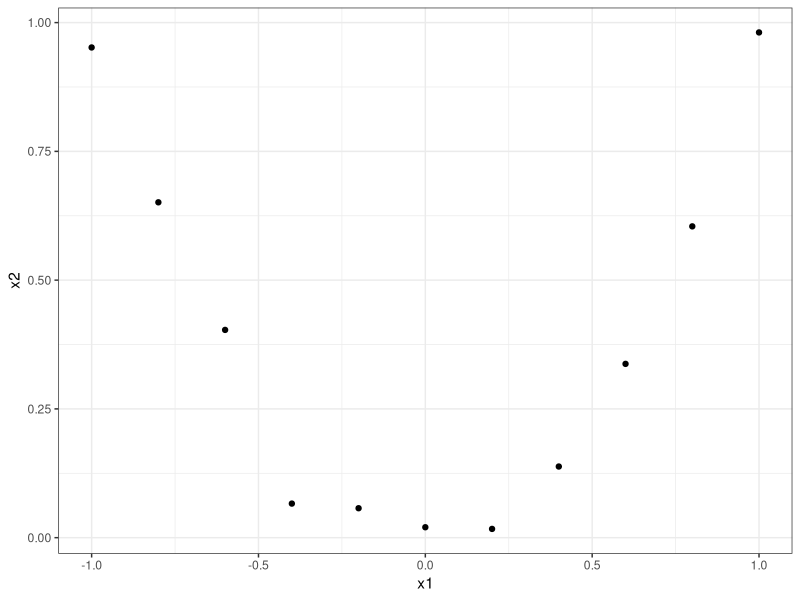
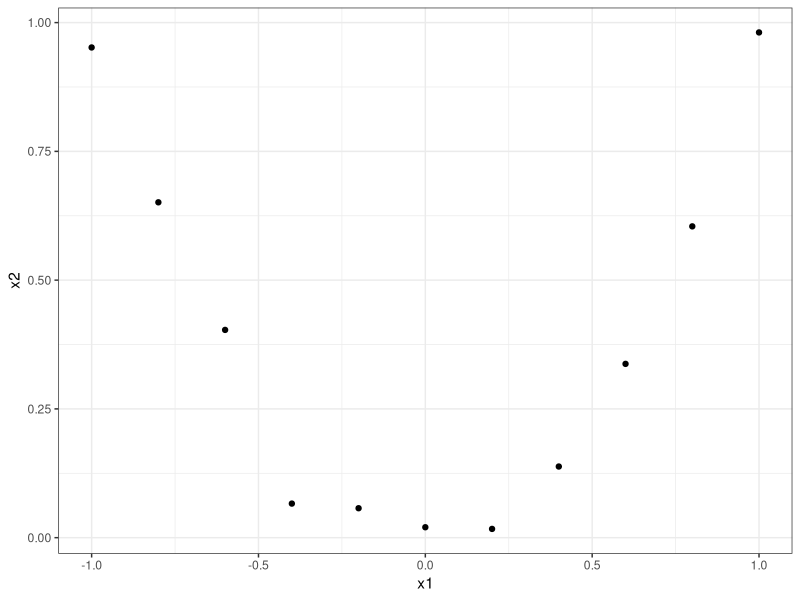

Source code (R) for these figures, in order:
# PREREQ -----------------------------------------------------------------------
library(ggplot2)
library(xtable)

# DATA -------------------------------------------------------------------------
set.seed(1234L)
x1 = seq(-1, 1, 0.2)
x2 = x1^2 + rnorm(length(x1), sd = 0.04)
y = 5 * x1 + -2 * x2 + rnorm(length(x1))
d = data.frame(y, x1, x2)

# PLOT -------------------------------------------------------------------------
ggplot(d, aes(x = x1, y = x2)) +
  geom_point() +
  theme_bw()

ggsave("exercises/feature-effects/figure/add_Points_x1_x2_sol.pdf", width = 3, height = 2)
